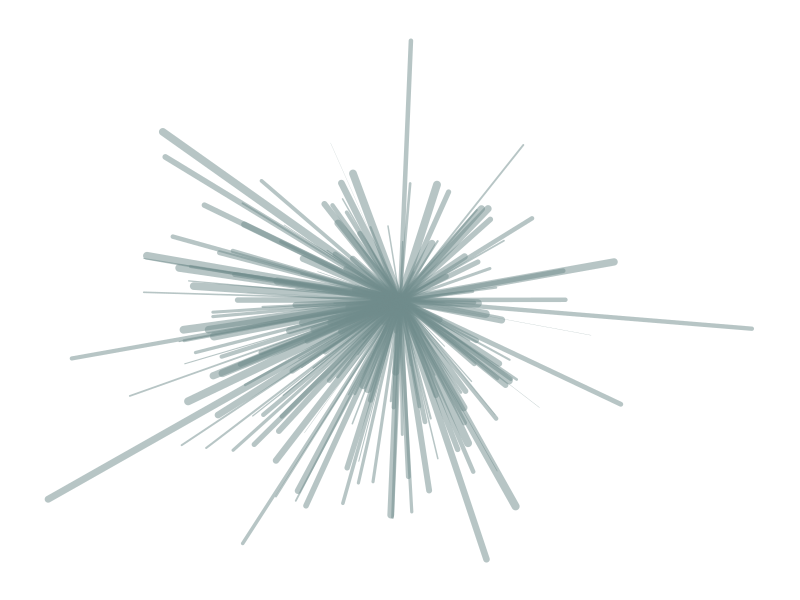
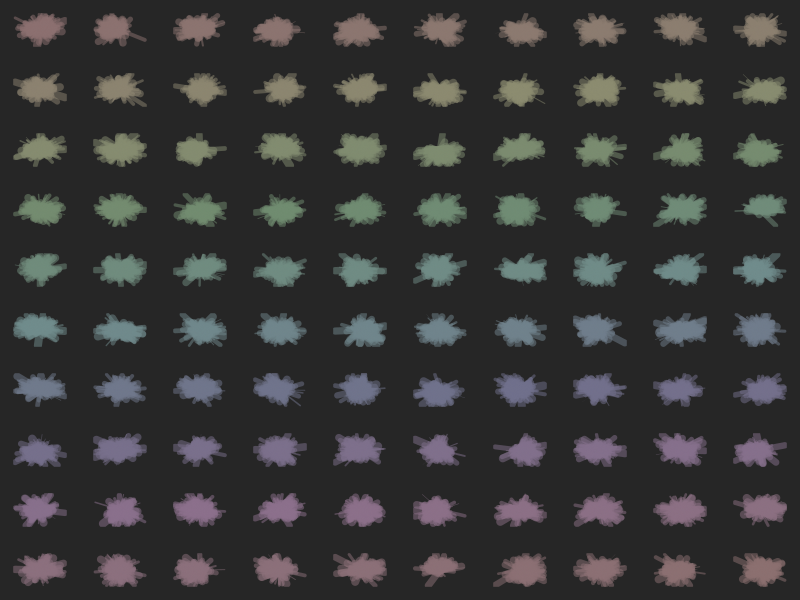

Source code (R) for these figures, in order:
library(tidyverse)
library(png)

#origin article here: http://www.r-graph-gallery.com/57-rays-abstract-painting/

# Function to create plots ------------------------------------------------

buildFan <- function(hue = 0.5, saturation = 0.20, value = 0.55, alpha = 0.5,
                     hue.range = 0, saturation.range = 0, value.range = 0, alpha.range = 0,
                     x.end = NULL, y.end = NULL, x.center = NULL, y.center = NULL,
                     random.center = FALSE, segment.width = 8, n.segments = 200, depth = FALSE){
  
  #function builds a single fan plot
  #random vectors are generated if no vectors are provided
  #hue, saturation, value, and alpha should be between 0:1
  
  # set the center points of the segments
  x.center <- if (!is.null(x.center)) x.center else if(random.center == FALSE) 0 else if(is.null(x.end)) runif(1, -1, 1) else runif(1, min(x.end), max(x.end))
  x.center <- if (!is.null(x.center)) x.center else rep(x.center, n.segments)
  y.center <- if (!is.null(y.center)) y.center else if(random.center == FALSE) 0 else if(is.null(y.end)) runif(1, -1, 1) else runif(1, min(y.end), max(y.end))
  y.center <- if (!is.null(y.center)) y.center else rep(y.center, n.segments)
  
  # set the end of the segments. If vectors are provided then add some randomness
  x.end <- if(is.null(x.end)) rnorm(n.segments, 0, 1) else x.end * runif(n.segments, 0.3)
  y.end <- if(is.null(y.end)) rnorm(n.segments, 0, 1) else y.end * runif(n.segments, 0.3)
  
  # set the hue, saturation, value, and alpha per segment
  generate.variables <- function(variable, variable.range){
    runif(n = n.segments,
          min = max(0, variable - variable.range),
          max = min(1, variable + variable.range))
  }
  
  h <- generate.variables(hue, hue.range)
  s <- generate.variables(saturation, saturation.range)
  v <- generate.variables(value, value.range)
  alpha <- generate.variables(alpha, alpha.range)
  
  lwd <- segment.width * runif(n.segments)
  
  if (depth) {
    # reorganize the segments to give them depth. Layer the segments by length and then increase the color strength
    # effect should be the longer ones look like they're further back, darker, less colorful, thiner
    # shorter ones will be brighter, more colorful, thicker
    
    # sort vector by eucledian distance from their center (longest first)
    vector.order <- sqrt(abs(x.end - x.center) ^ 2 + abs(y.end - y.center) ^ 2) %>% order(decreasing = TRUE)
    x.end <- x.end[vector.order]
    y.end <- y.end[vector.order]
    
    # sort the colors by strength
    # h <- sort(h) # leave out hue so there is still some color variance per plot
    s <- sort(s)
    v <- sort(v)
    alpha <- sort(alpha)
    lwd <- sort(lwd)
  }
  
  #rescale the x, y vectors so they're between -1 and 1
  rescale <- function(x){(x - min(x))/(max(x) - min(x)) * 2 - 1}
  x.end <- rescale(x.end)
  y.end <- rescale(y.end)
  
  # set the base vector for determining the plot size
  x <- if(is.null(x.end)) seq(-1, 1, length = n.segments) else x.end
  y <- if(is.null(y.end)) seq(-1, 1, length = n.segments) else y.end
  
  #set graphical parameters
  par(mar = rep(1, 4),
      bty = "n")
  
  # draw the plot template
  plot(x, y,
       xlim = c(-1, 1),
       ylim = c(-1, 1),
       type = 'n',
       xaxt = 'n',
       yaxt = 'n',
       ann = FALSE)
  
  # draw the segments
  segments(x0 = x.center,
           y0 = y.center,
           x1 = x.end,
           y1 = y.end,
           col = hsv(h = h,
                     s = s,
                     v = v,
                     alpha = alpha),
           lwd = lwd)
}


# function wraps around buildFan to automate the printing of multiple plots ----------------------------------------------------

printFans <- function(hsv.array = seq(0, 1, length.out = 100), filename = "fans.png",
                      output.image.width = 4608, output.image.height = 2880, ...){
  
  # function automates the printing and saving of buildFan
  # hsv.array is the array colors to map the buildFan function over. If only one vector is provided then it is
  # assumed to be hue. If two, then hue and saturation. If three, hue then saturation then value
  # length / nrow of hsv.array determines how many plots there will be
  # image is a logical. If true then hsv.array should be an image that is then converted to an hsv.array
  # n.segments is number of segments per plot
  
  # n.plots is the number of plots to be printed determined by the length/nrow of hsv.array
  n.plots <- if (!is.null(nrow(hsv.array))) nrow(hsv.array) else length(hsv.array)
  
  if (sqrt(n.plots) %% 1 != 0) stop("Square root of the number of plots must be a whole number.")
  
  # set where to save
  png(filename = filename,
      width = output.image.width,
      height = output.image.height)
    
  # set graphical parameters
  par(bg = "grey15",
      mar = rep(2, 4),
      mfrow = c(sqrt(n.plots), sqrt(n.plots)),
      bty = "n")
  
  #ensure hsv list to map over is dataframe and rename columns
  hsv.array <- as.data.frame(hsv.array)
  names(hsv.array) <- c("hue", "saturation", "value")[1:ncol(hsv.array)]
  
  # run the function over the hsv.array, saves plots
  pwalk(hsv.array, buildFan, ...)
  
  # reset graphics
  invisible(dev.off())
  
}

# test the fan functions --------------------------------------------------

# build a single fan
buildFan()

# build a panel of fans and save it
printFans()